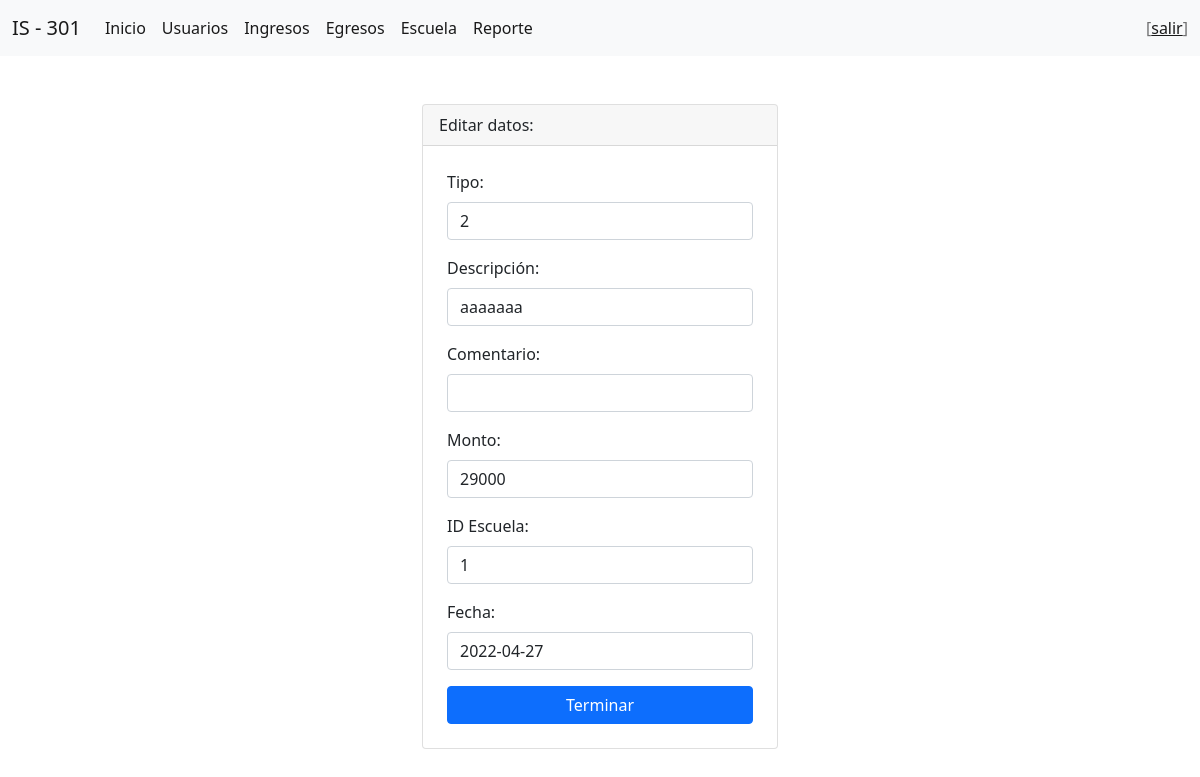
/egresos/editarEgreso.php?id=1, run on the app's committed database.
### tables this page shows
CREATE TABLE `egresos` (
  `id_egreso` int(11) NOT NULL,
  `id_tipo_egreso` int(11) NOT NULL,
  `descripcion` varchar(100) NOT NULL,
  `comentario` varchar(150) DEFAULT NULL,
  `monto` double NOT NULL,
  `fecha` date NOT NULL,
  `id_escuela` int(11) DEFAULT NULL
);

### egresos/editarEgreso.php (the view, shortened to what this page needs)
<?php include '../template/header.php' ?>
<?php
    include_once '../model/db.php';
    $codigo = $_GET['id'];
    $sentencia = $bd->prepare("select * from egresos where id_egreso = ?;");
    $sentencia->execute([$codigo]);
    $egreso = $sentencia->fetch(PDO::FETCH_OBJ);
?>
<div class="container mt-5">
    <div class="row justify-content-center">
        <div class="col-md-4">
            <div class="card">
                <div class="card-header">
                    Editar datos:
                </div>
                <form class="p-4" method="POST" action="procesoEditar.php">
                    <div class="mb-3">
                        <label  class="form-label">Tipo:</label>
                        <input type="text" class="form-control" name="txtTipo" autofocus require
                        value="<?php echo $egreso->id_tipo_egreso; ?>">
                    </div>
                    <div class="mb-3">
                        <label  class="form-label">Descripción:</label>
                        <input type="text" class="form-control" name="txtDescripcion" autofocus require
                        value="<?php echo $egreso->descripcion; ?>">
                    </div>
                    <div class="mb-3">
                        <label  class="form-label">Comentario:</label>
                        <input type="text" class="form-control" name="txtComentario" autofocus require
                        value="<?php echo $egreso->comentario; ?>">
                    </div>
                    <div class="mb-3">
                        <label  class="form-label">Monto:</label>
                        <input type="text" class="form-control" name="txtMonto" autofocus require
                        value="<?php echo $egreso->monto; ?>">
                    </div>
                    <div class="mb-3">
                        <label  class="form-label">ID Escuela:</label>
                        <input type="text" class="form-control" name="txtEscuela" autofocus require
                        value="<?php echo $egreso->id_escuela; ?>">
                    </div>
                    <div class="mb-3">
                        <label  class="form-label">Fecha:</label>
                        <input type="text" class="form-control" name="txtFecha" autofocus require
                        value="<?php echo $egreso->fecha; ?>">
                    </div>
                    <div class="d-grid">
                        <input type="submit" class="btn btn-primary" value="Terminar">
                    </div>
                </form>
            </div>
        </div>
    </div>
</div>
<?php include '../template/footer.php' ?>

### data on the page
egresos: txtTipo "2", txtDescripcion "aaaaaaa", txtMonto "29000", txtEscuela "1", txtFecha "2022-04-27"
